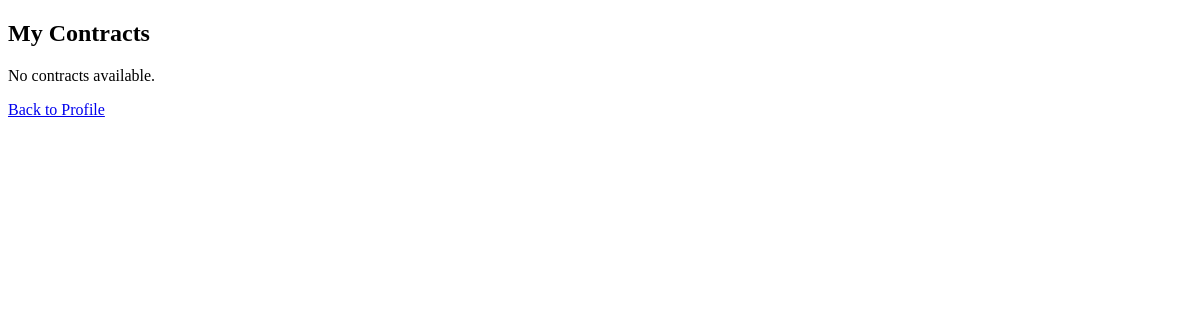
/my_contracts/ (signed in), run on an earlier commit of the app's database.
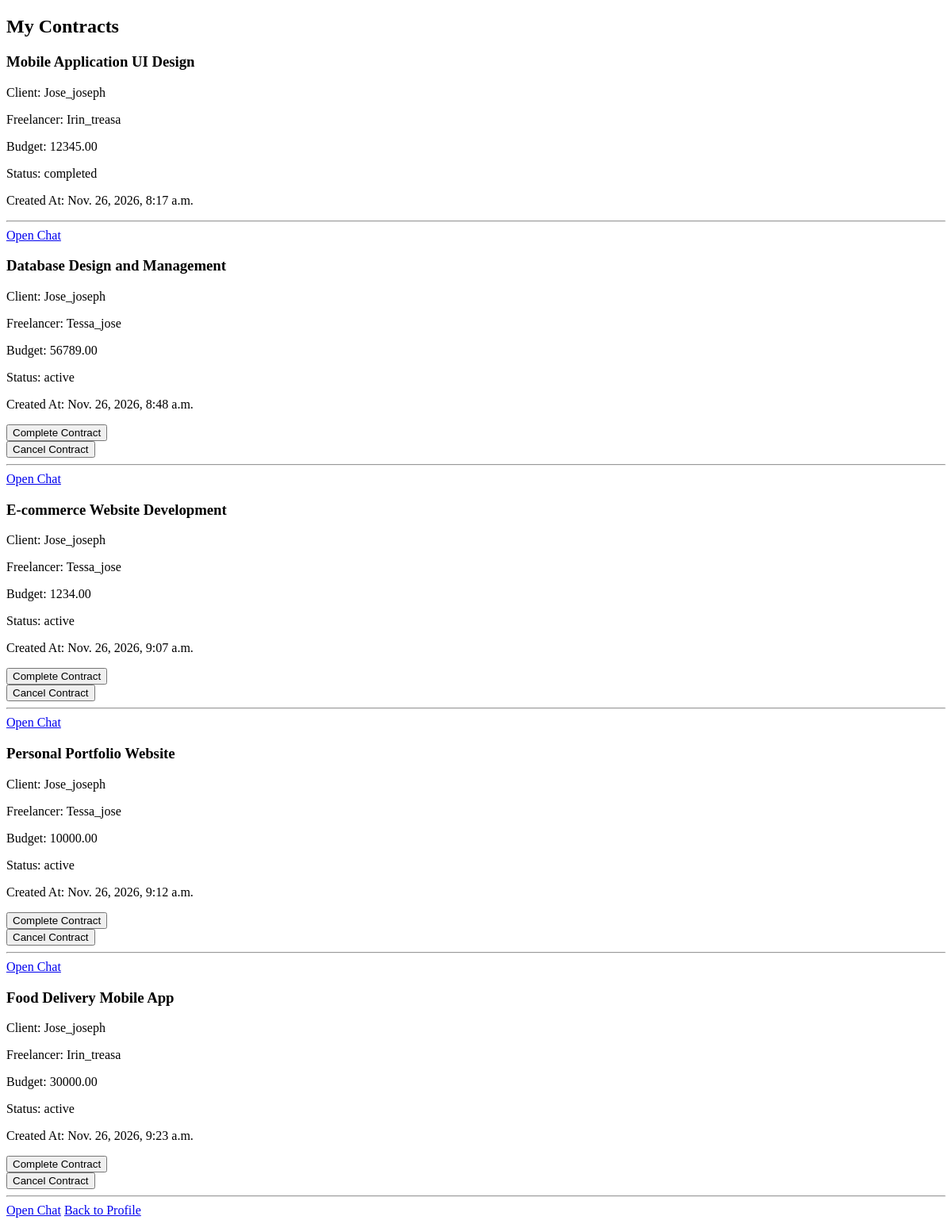
And on a later commit of the database.
### appfreelance/models.py (models this page shows, shortened)
class Contract(models.Model):
    proposal=models.OneToOneField(Proposal,on_delete=models.CASCADE,related_name='contract')
    status=models.CharField(max_length=20,choices=[
        ('active','Active'),
        ('completed','Completed'),
        ('cancelled','Cancelled'),],
        default='active')
    created_at = models.DateTimeField(auto_now_add=True)
    updated_at = models.DateTimeField(auto_now=True)
    completed_at = models.DateTimeField(null=True, blank=True)
    cancelled_at = models.DateTimeField(null=True, blank=True)

class Proposal(models.Model):
    project = models.ForeignKey(Project, on_delete=models.CASCADE, related_name='proposals')
    freelancer = models.ForeignKey(CustomUser, on_delete=models.CASCADE)
    cover_letter = models.TextField()
    proposed_budget = models.DecimalField(max_digits=10, decimal_places=2)
    estimated_duration = models.PositiveIntegerField(default=1)
    created_at = models.DateTimeField(auto_now_add=True)
    updated_at = models.DateTimeField(auto_now=True)
    decided_at = models.DateTimeField(null=True, blank=True)
    status = models.CharField(
        max_length=20,choices=[
            ('pending', 'Pending'),
            ('accepted', 'Accepted'),
            ('rejected', 'Rejected'),],
        default='pending')

class Project(models.Model):
    STATUS_CHOICES=[
        ('draft','Draft'),
        ('published','Published'),
        ('paused','Paused'),
        ('closed','Closed'),
        ('archived','Archived'),]
    client=models.ForeignKey(CustomUser,on_delete=models.CASCADE,related_name='projects')
    title=models.CharField(max_length=100)
    description=models.TextField()
    budget=models.DecimalField(max_digits=10,decimal_places=2)
    deadline=models.DateField()
    required_skills=models.TextField()
    status=models.CharField(choices=STATUS_CHOICES,default='draft')
    created_url=models.DateTimeField(auto_now_add=True)
    updated_url=models.DateTimeField(auto_now=True)

class CustomUser(AbstractUser):
    is_client=models.BooleanField(default=False)
    is_freelancer=models.BooleanField(default=False)
    email=models.EmailField(max_length=50)
    is_email_verified=models.BooleanField(default=False)

### appfreelance/views.py (the view)
# urls.py: path('my_contracts/', views.my_contracts, name='my_contracts'),
def my_contracts(request):
    if not request.user.is_authenticated:
        return redirect('logn')
    if request.user.is_staff:
        contracts = Contract.objects.all()
    else:
        contracts = Contract.objects.filter(
            models.Q(proposal__project__client=request.user) |
            models.Q(proposal__freelancer=request.user))
    return render(request, 'my_contracts.html', {'contracts': contracts})

### templates/my_contracts.html (shortened to what this page needs)
<!DOCTYPE html>
<html>
<head>
</head>
<body>
<h2>My Contracts</h2>
{% for contract in contracts %}
    <h3>{{ contract.proposal.project.title }}</h3>
    <p>Client: {{ contract.proposal.project.client.username }}</p>
    <p>Freelancer: {{ contract.proposal.freelancer.username }}</p>
    <p>Budget: {{ contract.proposal.proposed_budget }}</p>
    <p>Status: {{ contract.status }}</p>
    <p>Created At: {{ contract.created_at }}</p>
    {% if contract.status == 'active' %}
        <form method="POST" action="{% url 'complete_contract' contract.id %}">
            <button type="submit">Complete Contract</button>
        </form>
        <form method="POST" action="{% url 'cancel_contract' contract.id %}">
            <button type="submit">Cancel Contract</button>
        </form>
    {% endif %}
    <hr>
<a href="{% url 'chat_room' contract.id %}">Open Chat</a>
{% empty %}
    <p>No contracts available.</p>
{% endfor %}
<a href="{% url 'profile' %}">Back to Profile</a>
</body>
</html>

What changed in the data, as far as the page shows it:
added Contract: proposal.project "Mobile Application UI Design", proposal.project.client.username "Jose_joseph", proposal.freelancer.username "Irin_treasa", proposal.proposed_budget "12345.00", status "completed", created_at "Nov. 26, 2026, 8:17 a.m."
added Contract: proposal.project "Database Design and Management", proposal.project.client.username "Jose_joseph", proposal.freelancer.username "Tessa_jose", proposal.proposed_budget "56789.00", status "active", created_at "Nov. 26, 2026, 8:48 a.m.", shows "Complete Contract"
added Contract: proposal.project "E-commerce Website Development", proposal.project.client.username "Jose_joseph", proposal.freelancer.username "Tessa_jose", proposal.proposed_budget "1234.00", status "active", created_at "Nov. 26, 2026, 9:07 a.m.", shows "Complete Contract"
added Contract: proposal.project "Personal Portfolio Website", proposal.project.client.username "Jose_joseph", proposal.freelancer.username "Tessa_jose", proposal.proposed_budget "10000.00", status "active", created_at "Nov. 26, 2026, 9:12 a.m.", shows "Complete Contract"
added Contract: proposal.project "Food Delivery Mobile App", proposal.project.client.username "Jose_joseph", proposal.freelancer.username "Irin_treasa", proposal.proposed_budget "30000.00", status "active", created_at "Nov. 26, 2026, 9:23 a.m.", shows "Complete Contract"
Also different on the page:
text no longer shown: "No contracts available."
